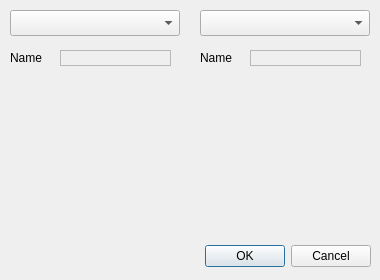
<?xml version="1.0" encoding="UTF-8"?>
<ui version="4.0">
 <class>ChooseDigiDestined</class>
 <widget class="QDialog" name="ChooseDigiDestined">
  <property name="geometry">
   <rect>
    <x>0</x>
    <y>0</y>
    <width>380</width>
    <height>280</height>
   </rect>
  </property>
  <property name="windowTitle">
   <string>Dialog</string>
  </property>
  <widget class="QDialogButtonBox" name="buttonBox">
   <property name="geometry">
    <rect>
     <x>30</x>
     <y>240</y>
     <width>341</width>
     <height>32</height>
    </rect>
   </property>
   <property name="orientation">
    <enum>Qt::Horizontal</enum>
   </property>
   <property name="standardButtons">
    <set>QDialogButtonBox::Cancel|QDialogButtonBox::Ok</set>
   </property>
  </widget>
  <widget class="QComboBox" name="Player1SelectionComboBox">
   <property name="geometry">
    <rect>
     <x>10</x>
     <y>10</y>
     <width>170</width>
     <height>26</height>
    </rect>
   </property>
  </widget>
  <widget class="QComboBox" name="Player2SelectionComboBox">
   <property name="geometry">
    <rect>
     <x>200</x>
     <y>10</y>
     <width>170</width>
     <height>26</height>
    </rect>
   </property>
  </widget>
  <widget class="QLabel" name="label">
   <property name="geometry">
    <rect>
     <x>10</x>
     <y>50</y>
     <width>41</width>
     <height>16</height>
    </rect>
   </property>
   <property name="text">
    <string>Name</string>
   </property>
  </widget>
  <widget class="QLabel" name="label_2">
   <property name="geometry">
    <rect>
     <x>200</x>
     <y>50</y>
     <width>41</width>
     <height>16</height>
    </rect>
   </property>
   <property name="text">
    <string>Name</string>
   </property>
  </widget>
  <widget class="QLabel" name="Player1Name">
   <property name="geometry">
    <rect>
     <x>60</x>
     <y>50</y>
     <width>111</width>
     <height>16</height>
    </rect>
   </property>
   <property name="frameShape">
    <enum>QFrame::StyledPanel</enum>
   </property>
   <property name="frameShadow">
    <enum>QFrame::Sunken</enum>
   </property>
   <property name="text">
    <string/>
   </property>
  </widget>
  <widget class="QLabel" name="Player2Name">
   <property name="geometry">
    <rect>
     <x>250</x>
     <y>50</y>
     <width>111</width>
     <height>16</height>
    </rect>
   </property>
   <property name="frameShape">
    <enum>QFrame::StyledPanel</enum>
   </property>
   <property name="frameShadow">
    <enum>QFrame::Sunken</enum>
   </property>
   <property name="text">
    <string/>
   </property>
  </widget>
  <widget class="QLabel" name="Player1Mugshot">
   <property name="geometry">
    <rect>
     <x>10</x>
     <y>90</y>
     <width>126</width>
     <height>111</height>
    </rect>
   </property>
   <property name="text">
    <string/>
   </property>
  </widget>
  <widget class="QLabel" name="Player2Mugshot">
   <property name="geometry">
    <rect>
     <x>200</x>
     <y>90</y>
     <width>126</width>
     <height>111</height>
    </rect>
   </property>
   <property name="text">
    <string/>
   </property>
  </widget>
 </widget>
 <resources/>
 <connections>
  <connection>
   <sender>buttonBox</sender>
   <signal>accepted()</signal>
   <receiver>ChooseDigiDestined</receiver>
   <slot>accept()</slot>
   <hints>
    <hint type="sourcelabel">
     <x>248</x>
     <y>254</y>
    </hint>
    <hint type="destinationlabel">
     <x>157</x>
     <y>274</y>
    </hint>
   </hints>
  </connection>
  <connection>
   <sender>buttonBox</sender>
   <signal>rejected()</signal>
   <receiver>ChooseDigiDestined</receiver>
   <slot>reject()</slot>
   <hints>
    <hint type="sourcelabel">
     <x>316</x>
     <y>260</y>
    </hint>
    <hint type="destinationlabel">
     <x>286</x>
     <y>274</y>
    </hint>
   </hints>
  </connection>
 </connections>
</ui>
